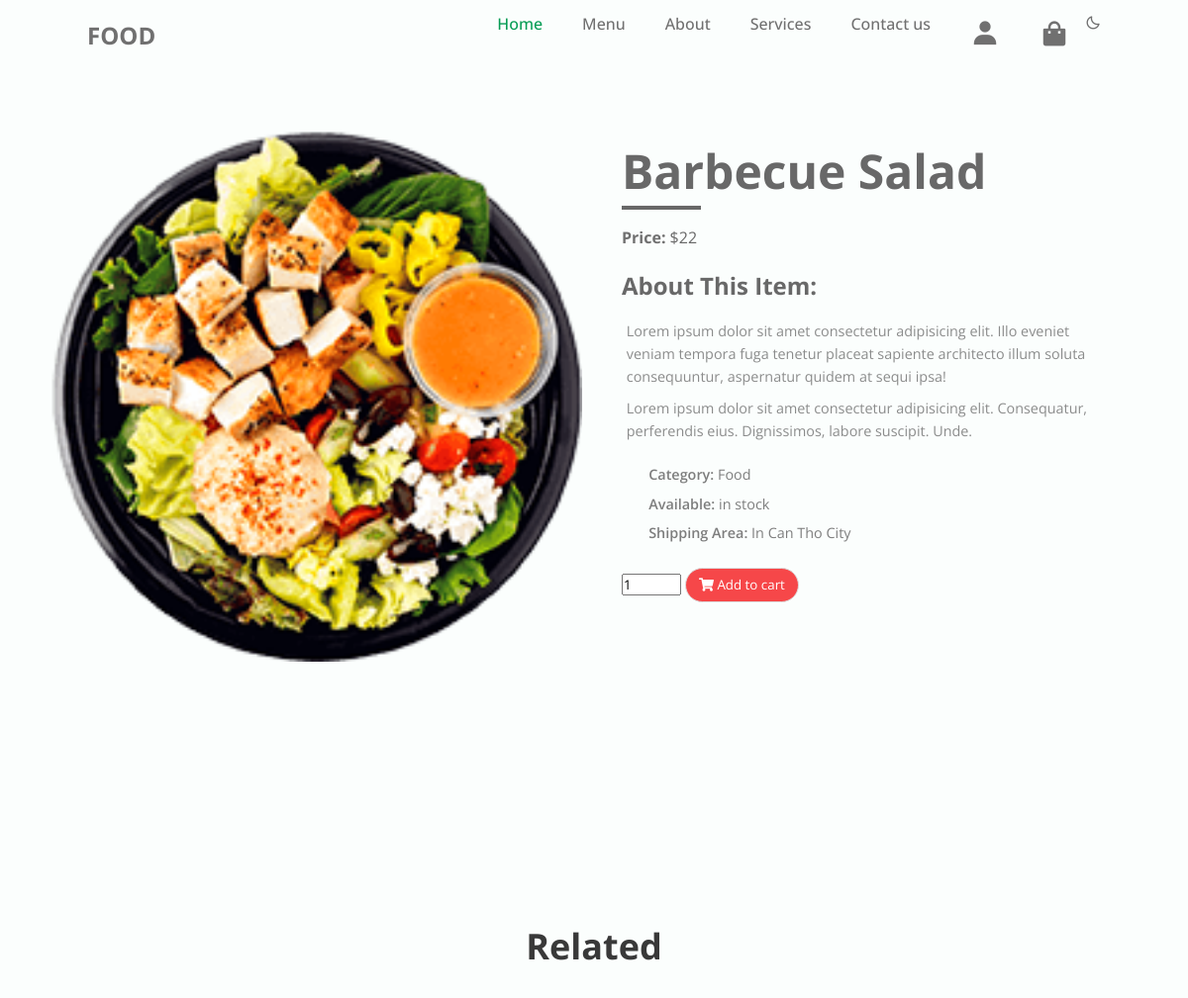
/details.php?&id=10001, run on the app's committed database.
### tables this page shows
create table food(
   food_id int not null primary key,
   food_name varchar(50),
   food_img varchar(50),
   food_price int,
   food_des varchar(50)
);

### product_details.php (shortened to what this page needs)
<?php
$servername = "localhost";
$username = "root";
$password = "";
$dbname = "myfood";
$conn = new mysqli($servername, $username, $password, $dbname);
if(isset($_GET['id'])){
    $id = $_GET['id'];
$sql = "select *from food where food_id=$id";
$result = $conn->query($sql);
if ($result->num_rows > 0) {
 while($row = $result->fetch_assoc()) {
  echo '
  <form action="add_cart.php" mothod="GET">
        <div class = "card">
        <div class = "product-imgs">
          <div class = "img-display">
            <div class = "img-showcase">
              <img src = "'.$row["food_img"].'" alt = "shoe image">
            </div>
          </div>
        </div>
        <div class = "product-content">
          <h2 class = "product-title">'.$row["food_name"].'</h2>
          <div class = "product-price">
            <p class = "new-price">Price: <span>$'.$row["food_price"].'</span></p>
          </div>
          <div class = "product-detail">
            <h2>about this item: </h2>
            <p>Lorem ipsum dolor sit amet consectetur adipisicing elit. Illo eveniet veniam tempora fuga tenetur placeat sapiente architecto illum soluta consequuntur, aspernatur quidem at sequi ipsa!</p>
            <p>Lorem ipsum dolor sit amet consectetur adipisicing elit. Consequatur, perferendis eius. Dignissimos, labore suscipit. Unde.</p>
            <ul>
              <li>Category: <span>'.$row["food_des"].'</span></li>
              <li>Available: <span>in stock</span></li>
              <li>Shipping Area: <span>In Can Tho City</span></li>
            </ul>
          </div>
          <div class = "purchase-info">
            <input type = "number" min = "1" value = "1" name="quantity">
            <input type="hidden" name="id" value="'.$row["food_id"].'" >
            <button type="submit" class = "btn"><i class = "fas fa-shopping-cart"></i> Add to cart</button>
          </div>
        </div>
      </div>
    </form>
        ';
}
} else {
 echo "0 results";
}
}
?>

### assets/css/styles.css (style rules this page uses)
:root { --header-height: 3rem; --first-color: #069C54; --first-color-alt: #048654; --title-color: #393939; --text-color: #707070; --text-color-light: #A6A6A6; --body-color: #FBFEFD; --container-color: #f5f5f5; --body-font: 'Poppins', sans-serif; --biggest-font-size: 2.25rem; --h1-font-size: 1.5rem; --h2-font-size: 1.25rem; --h3-font-size: 1rem; --normal-font-size: .938rem; --small-font-size: .813rem; --smaller-font-size: .75rem; --font-medium: 500; --font-semi-bold: 600; --mb-1: .5rem; --mb-2: 1rem; --mb-3: 1.5rem; --mb-4: 2rem; --mb-5: 2.5rem; --mb-6: 3rem; --z-tooltip: 10; --z-fixed: 100; }
@media screen and (min-width: 768px) { :root { --biggest-font-size: 4rem; --h1-font-size: 2.25rem; --h2-font-size: 1.5rem; --h3-font-size: 1.25rem; --normal-font-size: 1rem; --small-font-size: .875rem; --smaller-font-size: .813rem; } }
*,::before,::after { box-sizing: border-box; }
html { scroll-behavior: smooth; }
body { margin: var(--header-height) 0 0 0; font-family: var(--body-font); font-size: var(--normal-font-size); background-color: var(--body-color); color: var(--text-color); line-height: 1.6; }
h1,h2,h3,p,ul { margin: 0; }
ul { padding: 0; list-style: none; }
img { max-width: 100%; height: auto; }
@media screen and (min-width: 768px) { body { margin: 0; } }

### assets/css/style_details.css (style rules this page uses)
* { box-sizing: border-box; padding: 0; margin: 0; font-family: 'Open Sans', sans-serif; }
body { line-height: 1.5; }
img { width: 60%; display: block; }
.img-display { overflow: hidden; }
.img-showcase { display: flex; width: 100%; transition: all 0.5s ease; }
.img-showcase img { min-width: 100%; }
.product-content { padding: 2rem 1rem; }
.product-title { font-size: 3rem; text-transform: capitalize; font-weight: 700; position: relative; color: #686868; margin: 1rem 0; }
.product-title::after { content: ""; position: absolute; left: 0; bottom: 0; height: 4px; width: 80px; background: #686868; }
.product-price { margin: 1rem 0; font-size: 1rem; font-weight: 700; }
.product-price span { font-weight: 400; }
.new-price span { color: #686868; }
.product-detail h2 { text-transform: capitalize; color: #686868; padding-bottom: 0.6rem; }
.product-detail p { font-size: 0.9rem; padding: 0.3rem; opacity: 0.8; }
.product-detail ul { margin: 1rem 0; font-size: 0.9rem; }
.product-detail ul li { margin: 0; list-style: none; background: url(shoes_images/checked.png) left center no-repeat; background-size: 18px; padding-left: 1.7rem; margin: 0.4rem 0; font-weight: 600; opacity: 0.9; }
.product-detail ul li span { font-weight: 400; }
.purchase-info { margin: 1.5rem 0; }
.purchase-info input { text-decoration: none; }
.purchase-info .btn { border: 1.5px solid #ddd; border-radius: 25px; text-align: center; padding: 0.45rem 0.8rem; outline: 0; margin-right: 0.2rem; margin-bottom: 1rem; }
.purchase-info input { width: 60px; }
.purchase-info .btn { cursor: pointer; color: #fff; }
.purchase-info .btn:first-of-type { background: #256eff; }
.purchase-info .btn:last-of-type { background: #f64749; }
@media screen and (min-width: 992px) { .card { display: grid; grid-template-columns: repeat(2, 1fr); grid-gap: 1.5rem; } }
@media screen and (min-width: 992px) { .product-imgs { display: flex; flex-direction: column; justify-content: center; } }
@media screen and (min-width: 992px) { .product-content { padding-top: 0; } }

### data on the page
food: food_img (picture), food_name "Barbecue Salad", food_price "22", food_des "Food"
